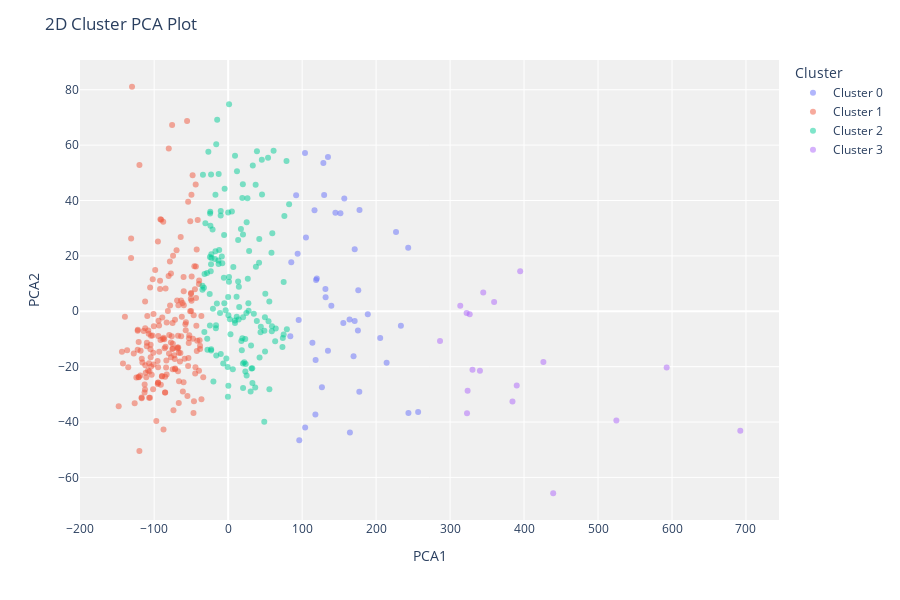

Write notebook code for a chart like this one.
### Code cell
plot_model(kmeans, plot = 'cluster') #plot PCA

### Figure 1 — Plotly figure (JSON) as saved in the notebook; plotly's stock layout.template omitted (floating-point values rounded to 4 significant figures; data arrays with more than 128 entries replaced by an {"elided": "..."} marker saying what was removed)
{"data": [{"customdata": [[0], [7], [4], [8], [9], [0], [2], [6], [12], [4], [12], [1], [12], [2], [4], [1], [5], [5], [7], [0], [7], [1], [8], [2], [3], [6], [4], [0], [0], [0], [1], [10], [4], [3], [7], [3], [3], [2], [2], [1], [9], [5], [0], [1]], "hovertemplate": "Cluster=Cluster 0<br>PCA1=%{x}<br>PCA2=%{y}<br>Feature=%{customdata[0]}<extra></extra>", "legendgroup": "Cluster 0", "marker": {"color": "#636efa", "opacity": 0.5, "symbol": "circle"}, "mode": "markers", "name": "Cluster 0", "orientation": "v", "showlegend": true, "textposition": "top center", "type": "scatter", "x": [126.7, 157.0, 139.5, 134.9, 243.7, 128.7, 118.2, 169.5, 171.0, 113.9, 118.9, 175.4, 96.14, 117.9, 131.5, 226.9, 164.6, 131.7, 171.1, 119.9, 188.8, 145.0, 151.8, 104.1, 175.9, 214.2, 129.8, 105.2, 95.36, 116.7, 155.7, 85.31, 164.1, 84.03, 243.4, 233.5, 93.92, 177.3, 205.5, 103.9, 91.89, 177.6, 134.9, 256.8], "xaxis": "x", "y": [-27.41, 40.69, 2.023, 55.7, -36.74, 53.56, -17.61, -16.21, -3.524, -11.39, 11.33, -6.947, -46.56, -37.31, 8.024, 28.59, -43.79, 5.091, 22.37, 11.87, -1.119, 35.57, 35.38, -42.01, 7.57, -18.58, 41.96, 26.68, -3.111, 36.51, -4.199, 17.66, -2.953, -8.991, 22.97, -5.235, 20.81, -29.02, -9.642, 57.15, 41.94, 36.53, -14.26, -36.41], "yaxis": "y"}, {"customdata": {"elided": "189x1 int values"}, "hovertemplate": "Cluster=Cluster 1<br>PCA1=%{x}<br>PCA2=%{y}<br>Feature=%{customdata[0]}<extra></extra>", "legendgroup": "Cluster 1", "marker": {"color": "#EF553B", "opacity": 0.5, "symbol": "circle"}, "mode": "markers", "name": "Cluster 1", "orientation": "v", "showlegend": true, "textposition": "top center", "type": "scatter", "x": {"elided": "189 float values"}, "xaxis": "x", "y": {"elided": "189 float values"}, "yaxis": "y"}, {"customdata": {"elided": "143x1 int values"}, "hovertemplate": "Cluster=Cluster 2<br>PCA1=%{x}<br>PCA2=%{y}<br>Feature=%{customdata[0]}<extra></extra>", "legendgroup": "Cluster 2", "marker": {"color": "#00cc96", "opacity": 0.5, "symbol": "circle"}, "mode": "markers", "name": "Cluster 2", "orientation": "v", "showlegend": true, "textposition": "top center", "type": "scatter", "x": {"elided": "143 float values"}, "xaxis": "x", "y": {"elided": "143 float values"}, "yaxis": "y"}, {"customdata": [[1], [7], [8], [0], [2], [0], [1], [0], [8], [2], [5], [1], [1], [3], [3], [8], [4], [2]], "hovertemplate": "Cluster=Cluster 3<br>PCA1=%{x}<br>PCA2=%{y}<br>Feature=%{customdata[0]}<extra></extra>", "legendgroup": "Cluster 3", "marker": {"color": "#ab63fa", "opacity": 0.5, "symbol": "circle"}, "mode": "markers", "name": "Cluster 3", "orientation": "v", "showlegend": true, "textposition": "top center", "type": "scatter", "x": [426.1, 323.7, 340.4, 359.5, 394.8, 326.5, 692.3, 524.8, 439.4, 384.3, 390.1, 322.9, 330.3, 313.8, 322.3, 344.9, 592.8, 286.4], "xaxis": "x", "y": [-18.29, -28.66, -21.49, 3.368, 14.43, -1.085, -43.15, -39.46, -65.71, -32.6, -26.79, -36.84, -21.13, 1.992, -0.6301, 6.775, -20.28, -10.77], "yaxis": "y"}], "layout": {"height": 600, "legend": {"title": {"text": "Cluster"}, "tracegroupgap": 0}, "margin": {"t": 60}, "plot_bgcolor": "rgb(240,240,240)", "title": {"text": "2D Cluster PCA Plot"}, "xaxis": {"anchor": "y", "domain": [0, 1], "title": {"text": "PCA1"}}, "yaxis": {"anchor": "x", "domain": [0, 1], "title": {"text": "PCA2"}}}}
